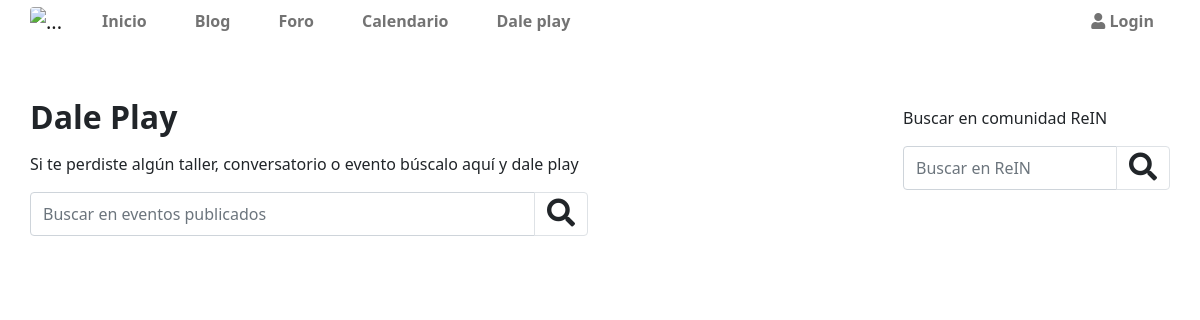
Before: /appeventos/eventos/ with the older database file.
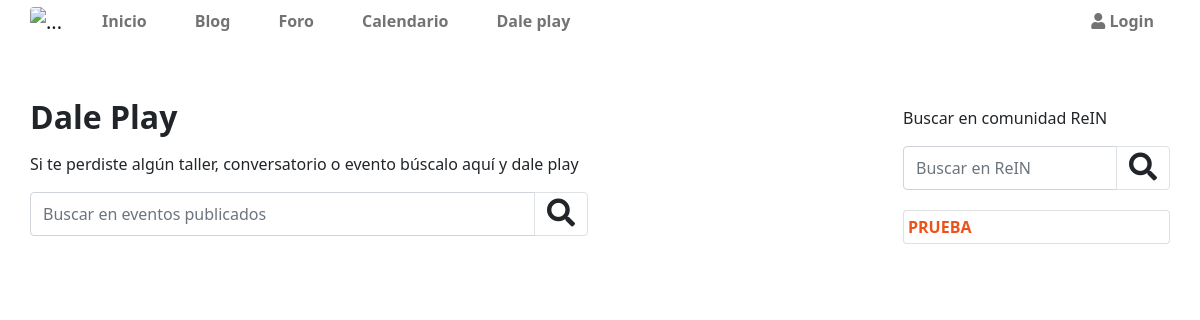
After: the same page with the newer database file.
### appcategorias/models.py (models this page shows, shortened)
class categorias(models.Model):
    nombre=models.CharField(max_length=50)
    created=models.DateTimeField(auto_now_add=True)
    updated=models.DateTimeField(auto_now_add=True)
    class Meta:
        verbose_name='categoria'
        verbose_name_plural='categorias'
        ordering = ['-created']

### appeventos/views.py (the view)
# urls.py: path('eventos/',views.eventos,name="eventos"),
def eventos(request):
    eventos = eventosm.objects.all()
    com = comentarioseventosm.objects.all()
    contexto = {'eventos':eventos,'comentarios':com}
    return render(request,'appeventos/eventos.html',contexto)

### apprein/context_processors.py (called while the page is built)
def data_templates(request):
    cat = categorias.objects.all()
    subcat = subcategorias.objects.all()
    blog = blogm.objects.all()
    notiblog = notificacionesblog.objects.all().count()
    notiforo = notificacionesforo.objects.all().count()
    notieventos = notificacioneseventos.objects.all().count()
    return{
        'categorias':cat,
        'subcat':subcat,
        'notificaciones':(notiblog+notiforo+notieventos)
    }

### appeventos/templates/appeventos/eventos.html (shortened to what this page needs)
{% extends "apprein/plantilla.html" %}
{% load humanize %}
{% load static %}
{% block content %}
<div class="row">
  <div class="col-12">
      <p class="h2 mb-2 fw-bold py-2">Dale Play</p>
  </div>
  <div class="col-12">
    <div class="row mb-4">
      <div class="col-8">
          <p class="fs-6">Si te perdiste algún taller, conversatorio o evento búscalo aquí y dale play</p>
          <form action="/appeventos/buscareventos/" method="get" class="d-flex">
            <div class="input-group mb-3">
              <input type="text" name="buscar" class="form-control" value="{{ query }}"  placeholder="Buscar en eventos publicados" aria-label="Recipient's username" aria-describedby="button-addon2">
              <button class="btn btn-outline-light border" type="submit" id="button-addon2"><i class="fas fa-search fs-3 text-dark"></i></button>
            </div>
          </form>
      </div>
      <div class="col-4 d-flex align-items-center justify-content-end">
      </div>
    </div>
  </div>
</div>
{% endblock  %}

### apprein/templates/apprein/snipets/apprein/sidebar.html (shortened to what this page needs)
<div class="col-12 col-lg-3">
    <p class="mt-3">Buscar en comunidad ReIN</p>
    <form action="/apprein/buscador/" method="get" class="d-flex">
        <div class="input-group mb-3">
          <input type="text" name="buscar" class="form-control" value="{{valor}}"  placeholder="Buscar en ReIN" aria-label="Recipient's username" aria-describedby="button-addon2">
          <button class="btn btn-outline-light border" type="submit" id="button-addon2"><i class="fas fa-search fs-3 text-dark"></i></button>
        </div>
      </form>
    {% if categorias %}
        {% for cat in categorias  %}
        <ul class="list-group">
            <li class="list-group-item d-flex my-1 justify-content-between p-1 ">
                <div class="d-flex">
                    <a href="{% url 'resultadosporcategoria' cat.id %}" class=" text-uppercase enlace m-auto fw-bold">{{cat.nombre}}</a>
                </div>
            </li>
        </ul>
        {% endfor %}
    {% endif %}
    </div>
  </div>

Changed rows visible on the page:
added categorias: nombre "PRUEBA"
